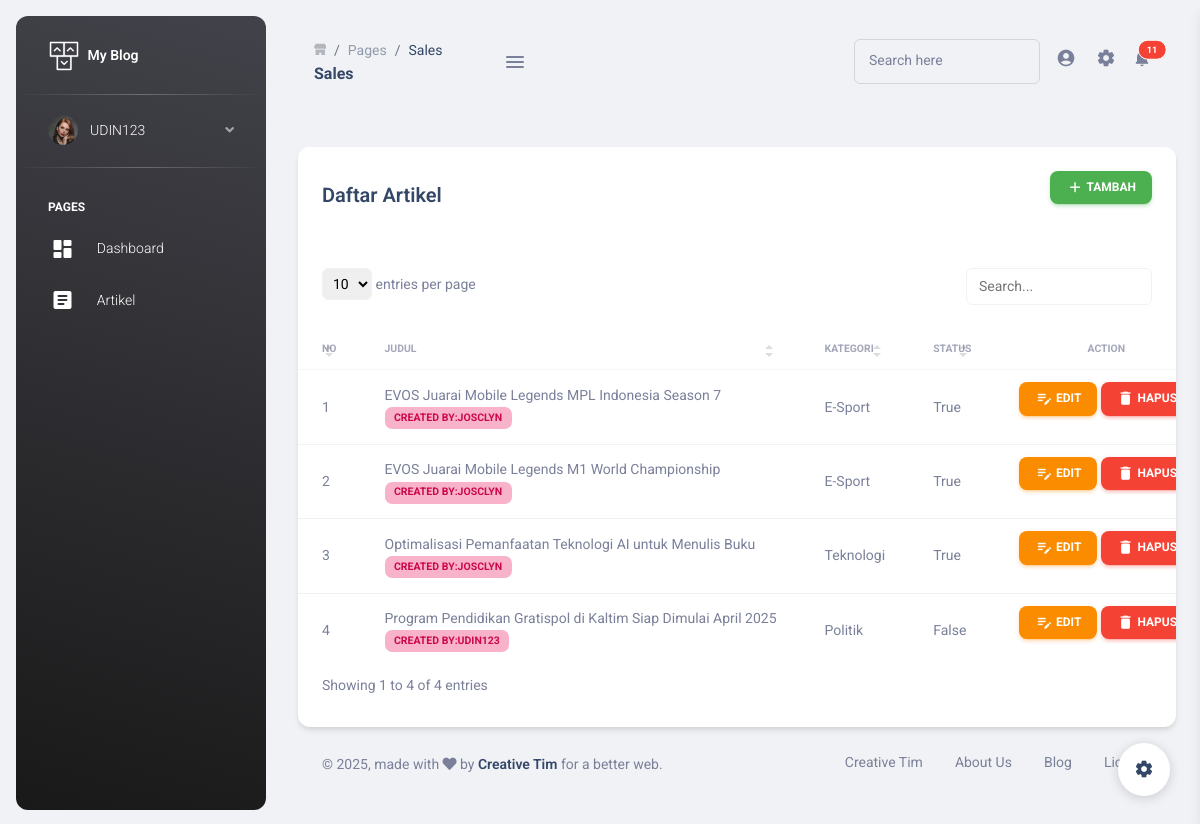
/dashboard/operator/artikel/list (signed in), run on the app's committed database.
### artikels/models.py (models this page shows, shortened)
class ArtikelBlog(models.Model):
    kategori = models.ForeignKey(Kategori, on_delete=models.CASCADE)
    judul = models.CharField(max_length=200)
    konten = CKEditor5Field('Text', config_name='extends')
    gambar = models.ImageField(upload_to='artikel')
    status = models.BooleanField(default=False)
    created_at = models.DateTimeField(auto_now_add=True)
    created_by = models.ForeignKey(User, on_delete=models.CASCADE)

class Kategori(models.Model):
    nama = models.CharField(max_length=100)
    created_at = models.DateTimeField(auto_now_add=True)
    created_by = models.ForeignKey(User, on_delete=models.CASCADE)
    def __str__(self):
        return self.nama

### artikels/views.py (the view)
# urls.py: path('operator/artikel/list', admin_artikel_list, name='admin_artikel_list'),
@login_required(login_url='/auth-login')
@user_passes_test(in_operator, login_url='/')
def admin_artikel_list(request):
    template_name = "dashboard/admin/artikel_list.html"
    artikel = ArtikelBlog.objects.all()
    context = {
        "artikel": artikel
    }
    return render(request, template_name, context)

### artikels/templatetags/auth_extras.py (called while the page is built)
@register.filter(name='has_group')
def has_group(user, group_name):
    try:
        group = Group.objects.get(name=group_name)
    except:
        group = Group.objects.create(name=group_name)
    return True if group in user.groups.all() else False

### artikels/views.py (called while the page is built)
def in_operator(user):
    get_user = user.groups.filter(name='Operator').count()
    if get_user > 0:
        return False
    else:
        return True

### templates/dashboard/admin/artikel_list.html (shortened to what this page needs)
{% extends "dashboard/base.html" %}
{% load static %}
{% block content %}
<div class="row mt-4">
        <div class="col-12">
          <div class="card">
            <div class="card-header">
            <div class="d-flex justify-content-between align-items-center">
              <h5 class="mb-0">Daftar Artikel</h5>
              <a class="btn btn-success px-3 py-2" href="{% url 'admin_artikel_tambah' %}"><i class="material-icons">add</i> Tambah</a>
            </div>
            </div>
            <div class="table-responsive">
              <table class="table table-flush" id="datatable-search">
                <thead class="thead-light">
                  <tr>
                    <th>No</th>
                    <th>Judul</th>
                    <th>Kategori</th>
                    <th>Status</th>
                    <th class="text-center">Action</th>
                  </tr>
                </thead>
                <tbody>
                {% for a in artikel %}
                  <tr>
                    <td class="text-sm font-weight-normal">{{forloop.counter}}</td>
                    <td class="text-sm font-weight-normal">
                      {{a.judul}} <br> <span class="badge badge-primary">created by:{{a.created_by}}</span>
                    </td>
                    <td class="text-sm font-weight-normal">{{a.kategori}}</td>
                    <td class="text-sm font-weight-normal">{{a.status}}</td>
                    <td class="text-sm font-weight-normal text-center">
                      <a class="btn btn-warning px-3 py-2" href="{% url 'admin_artikel_update' a.id %}"><i class="material-icons">edit_note</i> Edit</a>
                      <a class="btn btn-danger px-3 py-2" onClick="return confirm('Yakin ingin menghapus?')" href="{% url 'admin_artikel_delete' a.id %}"><i class="material-icons">delete</i> Hapus</a>
                    </td>
                  </tr>
                  {% endfor %}
                </tbody>
              </table>
            </div>
          </div>
        </div>
      </div>
{% endblock  %}

### templates/dashboard/menu.html (shortened to what this page needs)
{% load static %}
{% load auth_extras %}
  <aside class="sidenav navbar navbar-vertical navbar-expand-xs border-0 border-radius-xl my-3 fixed-start ms-3   bg-gradient-dark" id="sidenav-main">
    <div class="sidenav-header">
      <a class="navbar-brand m-0" href=" https://demos.creative-tim.com/material-dashboard-pro/pages/dashboards/analytics.html " target="_blank">
        <img src="{% static 'dashboard/assets/img/logo-ct.png' %}" class="navbar-brand-img h-100" alt="main_logo">
        <span class="ms-1 font-weight-bold text-white">My Blog</span>
      </a>
    </div>
    <hr class="horizontal light mt-0 mb-2">
    <div class="collapse navbar-collapse  w-auto h-auto max-height-vh-100 h-100" id="sidenav-collapse-main">
      <ul class="navbar-nav">
        <li class="nav-item mb-2 mt-0">
          <a data-bs-toggle="collapse" href="#ProfileNav" class="nav-link text-white" aria-controls="ProfileNav" role="button" aria-expanded="false">
            <img src="{% static 'dashboard/assets/img/team-3.jpg' %}" class="avatar">
            <span class="nav-link-text ms-2 ps-1">{{ user }}</span>
          </a>
        </li>
        <hr class="horizontal light mt-0">
        <li class="nav-item mt-3">
          <h6 class="ps-4  ms-2 text-uppercase text-xs font-weight-bolder text-white">pages</h6>
        </li>
        <li class="nav-item">
          <a href="{% url 'dashboard' %}" class="nav-link text-white" aria-controls="pagesExamples" role="button" aria-expanded="false">
            <i class="material-icons-round {% if page.brand == 'RTL' %}ms-2{% else %} me-2{% endif %}">dashboard</i>
            <span class="nav-link-text ms-2 ps-1">Dashboard</span>
          </a>
        </li>
        <li class="nav-item">
          <a href="{% url 'artikel_list' %}" class="nav-link text-white " aria-controls="applicationsExamples" role="button" aria-expanded="false">
            <i class="material-icons-round {% if page.brand == 'RTL' %}ms-2{% else %} me-2{% endif %}">article</i>
            <span class="nav-link-text ms-2 ps-1">Artikel</span>
          </a>
        </li>
      </ul>
    </div>
  </aside>

### data on the page
ArtikelBlog: judul "EVOS Juarai Mobile Legends MPL Indonesia Season 7", created_by "JOSCLYN", kategori "E-Sport", status "True"
ArtikelBlog: judul "EVOS Juarai Mobile Legends M1 World Championship", created_by "JOSCLYN", kategori "E-Sport", status "True"
ArtikelBlog: judul "Optimalisasi Pemanfaatan Teknologi AI untuk Menulis Buku", created_by "JOSCLYN", kategori "Teknologi", status "True"
ArtikelBlog: judul "Program Pendidikan Gratispol di Kaltim Siap Dimulai April 2025", created_by "UDIN123", kategori "Politik", status "False"

### other printed values
{{ user }} "UDIN123"
